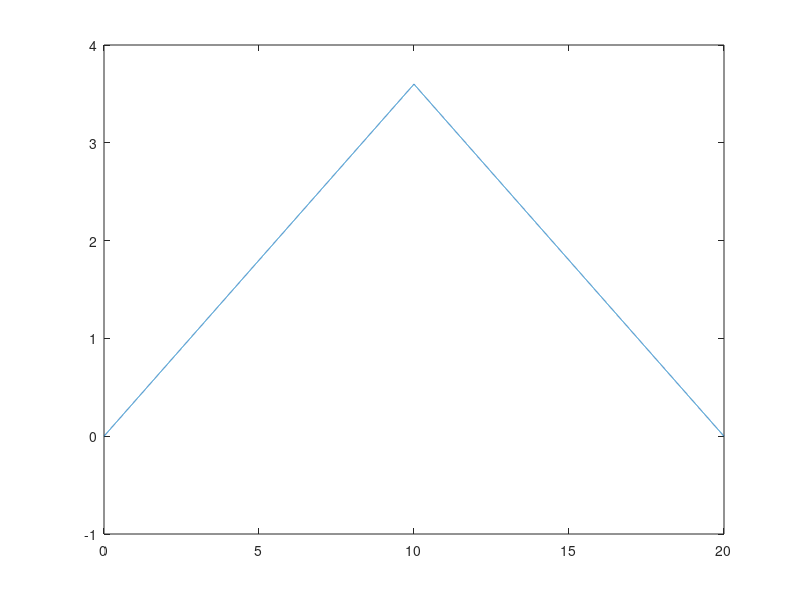
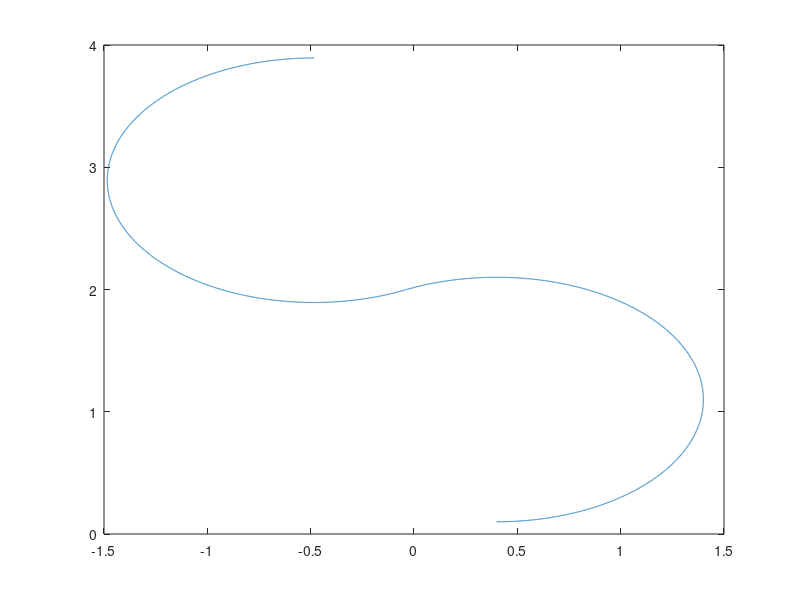

Write the MATLAB code that produced these figures, in order.
%% UGV trajectory generation
% always start from [0 0 0]

% Experimental time [s]
T = 20;
Ts = 1e-3;

%% linear and angular desired velocities
constant_desired_velocity_v = 0.36;
constant_desired_velocity_w = 0.36;

w_ref.signals.values = zeros(T/Ts,1);
w_ref.signals.dimensions = 1;
w_ref.time = zeros(T/Ts,1);

v_ref.signals.values = zeros(T/Ts,1);
v_ref.signals.dimensions = 1;
v_ref.time = zeros(T/Ts,1);

for i = 1:(T/Ts-1)
    if (i < (T/Ts-1)/2)
        w_ref.signals.values(i+1) = constant_desired_velocity_w;
    else
        w_ref.signals.values(i+1) = -constant_desired_velocity_w;
    end
    
    v_ref.signals.values(i+1) = constant_desired_velocity_v;
    w_ref.time(i+1) = Ts*i;
    
end
v_ref.time = w_ref.time;

% obtain the trajectory in x,y,theta
pos_trajectory.signals.values = zeros(T/Ts,2);
head_trajectory.signals.values = zeros(T/Ts,1);
pos_trajectory.signals.dimensions = 2;
head_trajectory.signals.dimensions = 1;
pos_trajectory.time = v_ref.time;
head_trajectory.time = v_ref.time;

for i = 1:(T/Ts-1)
    if (i < (T/Ts-1)/2)
        head_trajectory.signals.values(i+1,1) = head_trajectory.signals.values(i,1) + constant_desired_velocity_w*Ts;  % theta
    else
        head_trajectory.signals.values(i+1,1) = head_trajectory.signals.values(i,1) - constant_desired_velocity_w*Ts;  % theta
    end
    pos_trajectory.signals.values(i+1,1) = (pos_trajectory.signals.values(i,1) + constant_desired_velocity_v*cos(head_trajectory.signals.values(i,1))*Ts);  % x
    pos_trajectory.signals.values(i+1,2) = (pos_trajectory.signals.values(i,2) + constant_desired_velocity_v*sin(head_trajectory.signals.values(i,1))*Ts); 
 
end

% error
for i = 1:(T/Ts)
    pos_trajectory.signals.values(i,1) = pos_trajectory.signals.values(i,1) + 0.4;
    pos_trajectory.signals.values(i,2) = pos_trajectory.signals.values(i,2) + 0.1;
end

plot(head_trajectory.time, head_trajectory.signals.values);
figure(2)
plot(pos_trajectory.signals.values(:,1), pos_trajectory.signals.values(:,2)),
